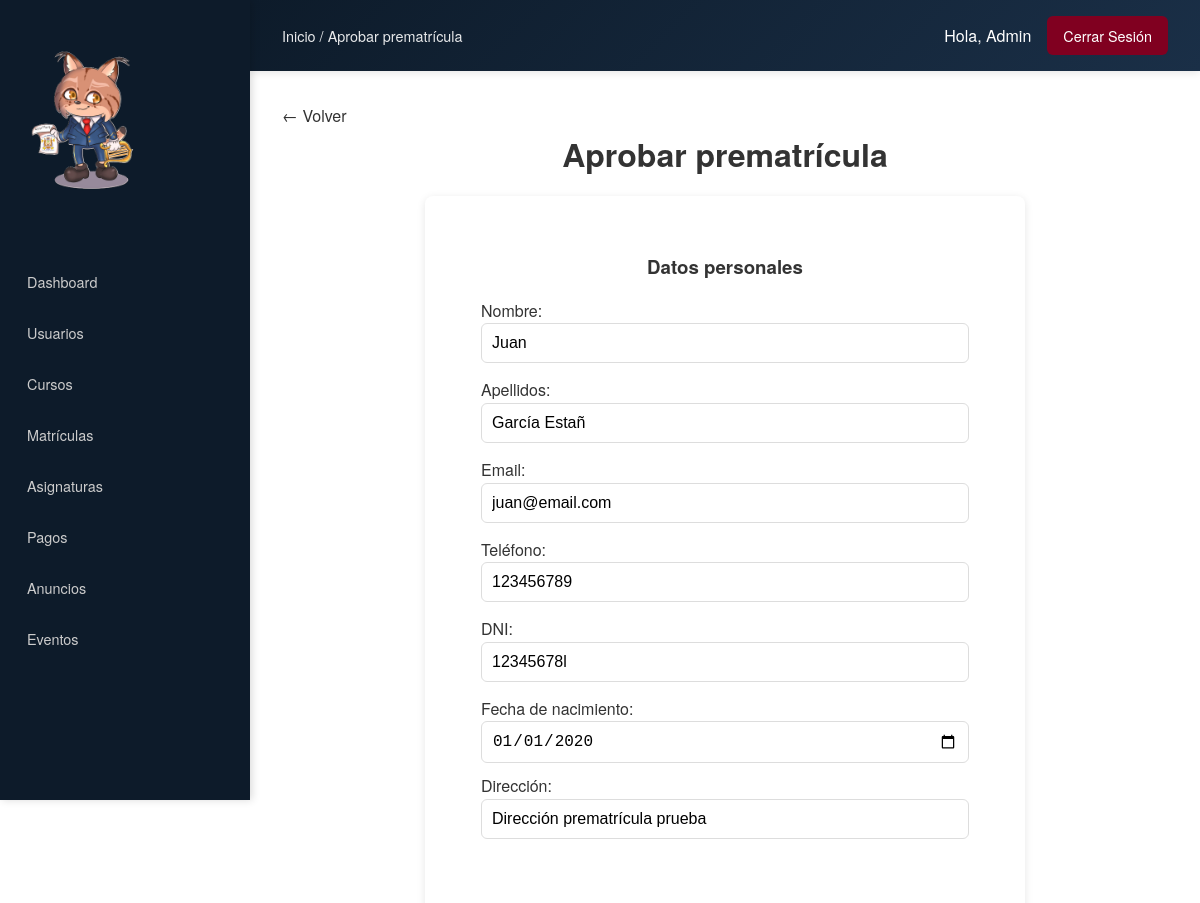
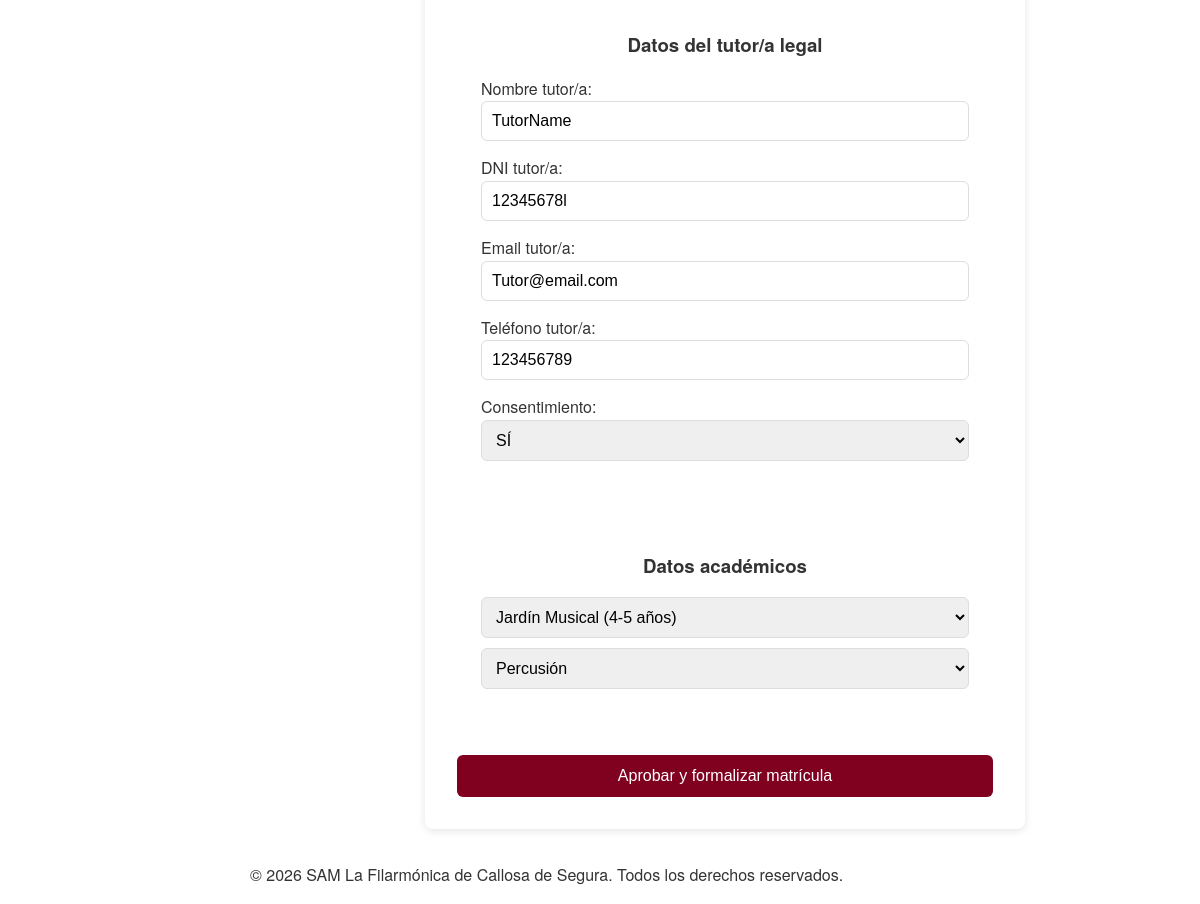
/admin/aprobar_prematricula.php?id=1 (signed in), run on the app's committed database (2 pictures, top to bottom).
### tables this page shows
CREATE TABLE `prematriculas` (
  `id_prematricula` int(11) NOT NULL,
  `nombre` varchar(100) NOT NULL,
  `apellidos` varchar(150) NOT NULL,
  `email` varchar(150) NOT NULL,
  `telefono` int(15) NOT NULL,
  `dni` varchar(15) DEFAULT NULL,
  `fecha_nacimiento` date DEFAULT NULL,
  `id_curso` int(11) NOT NULL,
  `id_instrumento` int(15) DEFAULT NULL,
  `observaciones` text DEFAULT NULL,
  `estado` enum('pendiente','aprobada','rechazada') NOT NULL,
  `fecha_solicitud` date DEFAULT NULL,
  `direccion` varchar(255) DEFAULT NULL,
  `tutor_nombre` varchar(255) DEFAULT NULL,
  `tutor_dni` varchar(20) DEFAULT NULL,
  `tutor_email` varchar(50) DEFAULT NULL,
  `tutor_telefono` varchar(20) DEFAULT NULL,
  `tutor_consentimiento` tinyint(1) DEFAULT 0
);

CREATE TABLE `cursos` (
  `id_curso` int(11) NOT NULL,
  `nombre` varchar(150) NOT NULL,
  `descripcion` text DEFAULT NULL,
  `precio` decimal(5,2) DEFAULT NULL,
  `curso_academico` varchar(20) DEFAULT NULL,
  `plazas` int(11) DEFAULT NULL
);

CREATE TABLE `instrumentos` (
  `id_instrumento` int(11) NOT NULL,
  `nombre` varchar(100) NOT NULL
);

### admin/aprobar_prematricula.php (the view, shortened to what this page needs)
<?php
require_once "../includes/funciones.php";
$conexion = conectar();
$id = (int) ($_GET['id'] ?? 0);
$prematricula = $conexion->query("SELECT * FROM prematriculas WHERE id_prematricula=$id");
$datos = $prematricula->fetch_assoc();
$cursos = $conexion->query("SELECT id_curso, nombre FROM cursos");
$instrumentos = $conexion->query("SELECT id_instrumento, nombre FROM instrumentos");
include "../plantillas/header_privado.php";
include "../plantillas/navbar_privado.php";
?>
<main class="main">
    <h1>Aprobar prematrícula</h1>
    <form method="POST" id="formAprobar">
        <fieldset style="border:none">
            <h3>Datos personales</h3>
            Nombre: <input type="text" name="nombre" id="nombre"
                value="<?= isset($_POST['nombre']) ? $_POST['nombre'] : $datos['nombre'] ?>" required>
            Apellidos: <input type="text" name="apellidos" id="apellidos"
                value="<?= isset($_POST['apellidos']) ? $_POST['apellidos'] : $datos['apellidos'] ?>" required>
            Email: <input type="email" name="email" id="email"
                value="<?= isset($_POST['email']) ? $_POST['email'] : $datos['email'] ?>" required>
            Teléfono: <input type="tel" name="telefono" id="telefono"
                value="<?= isset($_POST['telefono']) ? $_POST['telefono'] : $datos['telefono'] ?>">
            DNI: <input type="text" name="dni" id="dni"
                value="<?= isset($_POST['dni']) ? $_POST['dni'] : $datos['dni'] ?>" required>
            Fecha de nacimiento: <input type="date" id="fecha_nacimiento" name="fecha_nacimiento"
                 value="<?= isset($_POST['fecha_nacimiento']) ? $_POST['fecha_nacimiento'] : $datos['fecha_nacimiento'] ?>" onchange="mostrarTutor()" required>
            Dirección: <input type="text" name="direccion" id="direccion"
                value="<?= isset($_POST['direccion']) ? $_POST['direccion'] : $datos['direccion'] ?>" required>
        </fieldset>
        <fieldset id="campos-tutor"style="display:none; border:none;">
            <h3>Datos del tutor/a legal</h3>
            Nombre tutor/a: <input type="text" name="tutor_nombre" id="tutor_nombre"
                value="<?= isset($_POST['tutor_nombre']) ? $_POST['tutor_nombre'] : $datos['tutor_nombre'] ?>">
            DNI tutor/a: <input type="text" name="tutor_dni" id="tutor_dni"
                value="<?= isset($_POST['tutor_dni']) ? $_POST['tutor_dni'] : $datos['tutor_dni'] ?>">
            Email tutor/a: <input type="email" name="tutor_email" id="tutor_email"
                value="<?= isset($_POST['tutor_email']) ? $_POST['tutor_email'] : $datos['tutor_email'] ?>">
            Teléfono tutor/a: <input type="text" name="tutor_telefono" id="tutor_telefono"
                value="<?= isset($_POST['tutor_telefono']) ? $_POST['tutor_telefono'] : $datos['tutor_telefono'] ?>">
            Consentimiento:
            <select name="tutor_consentimiento">
                <option value="1" <?= isset($_POST['tutor_consentimiento']) ? ($_POST['tutor_consentimiento'] == 1 ? 'selected' : '') : ($datos['tutor_consentimiento'] == 1 ? 'selected' : '') ?>>SÍ</option>
            </select>
        </fieldset>
        <fieldset style="border:none">
            <h3>Datos académicos</h3>
            <select name="id_curso" required>
                <?php while ($curso = $cursos->fetch_assoc()) { ?>
                    <option value="<?= $curso['id_curso'] ?>" <?= $curso['id_curso'] == $datos['id_curso'] ? 'selected' : '' ?>>
                        <?= $curso['nombre'] ?>
                    </option>
                <?php } ?>
            </select>
            <select name="id_instrumento" required>
                <?php while ($inst = $instrumentos->fetch_assoc()) { ?>
                    <option value="<?= $inst['id_instrumento'] ?>" <?= $inst['id_instrumento'] == $datos['id_instrumento'] ? 'selected' : '' ?>>
                        <?= $inst['nombre'] ?>
                    </option>
                <?php } ?>
            </select>
        </fieldset>
        <?php if ($datos['estado'] == 'aprobada') { ?>
            <button type="submit" name="aprobar" disabled>Ya aprobada</button>
        <?php } else { ?>
            <button type="submit" name="aprobar"
                onclick="return confirm('¿Estás seguro de que deseas aprobar esta prematrícula?')">Aprobar y formalizar matrícula</button>
        <?php } ?>
    </form>
</main>
<?php include "../plantillas/footer_privado.php"; ?>

### estaticos/css/styles.css (style rules this page uses)
* { box-sizing: border-box; margin: 0; padding: 0; }
html, body { height: 100%; margin: 0; }
body { font-family: 'Helvetica Neue', Arial, sans-serif; line-height: 1.6; color: #333333; display: flex; flex-direction: column; min-height: 100vh; min-width: 320px; }
main { flex: 1; }
h1, h2, h3 { margin-bottom: 1rem; text-align: center; }
fieldset { border: 1px solid #ddd; padding: 1.5rem; margin-bottom: 1.5rem; border-radius: 8px; background-color: #fff; }
fieldset input, fieldset select, fieldset textarea { width: 100%; margin-bottom: 10px; }

### estaticos/css/privado.css (style rules this page uses)
* { box-sizing: border-box; }
html, body { min-width: 320px; }
body { margin: 0; padding: 0; }
.main { padding: 1rem; width: 100%; max-width: 1400px; min-width: 300px; margin: 0 auto; }
form { margin: 0 auto; display: flex; flex-direction: column; gap: 0.75rem; width: 100%; background: white; padding: 1.25rem; border-radius: 8px; box-shadow: 0 2px 8px rgba(0, 0, 0, 0.1); }
form input, form select, form textarea { padding: 8px; border: 1px solid #ddd; border-radius: 6px; font-size: 0.9rem; width: 100%; }
form button { background: #800020; color: white; padding: 10px; border: none; border-radius: 6px; cursor: pointer; font-size: 0.95rem; transition: background 0.3s; width: 100%; }
@media (min-width: 768px) { .main { padding: 1.5rem; } }
@media (min-width: 768px) { form { width: 100%; max-width: 600px; margin: 0 auto; padding: 2rem; gap: 0.5rem; } }
@media (min-width: 768px) { form input, form select, form textarea { padding: 10px; font-size: 1rem; } }
@media (min-width: 768px) { form button { width: 100%; padding: 12px 24px; font-size: 1rem; } }
@media (min-width: 1024px) { .main { padding: 2rem; max-width: 1200px; } }
@media (min-width: 1024px) { body { margin-left: 250px; } }

### data on the page
prematriculas: nombre "Juan", apellidos "García Estañ", email "juan@email.com", telefono "123456789", dni "12345678l", fecha_nacimiento "01/01/2020", direccion "Dirección prematrícula prueba", tutor_nombre "TutorName", tutor_dni "12345678l", tutor_email "Tutor@email.com", tutor_telefono "123456789", tutor_consentimiento "SÍ", id_curso "Jardín Musical (4-5 años)", id_instrumento "Percusión"

### other printed values
$breadcrumbs[$pagina_actual] "Aprobar prematrícula"
$nombre "Admin"
